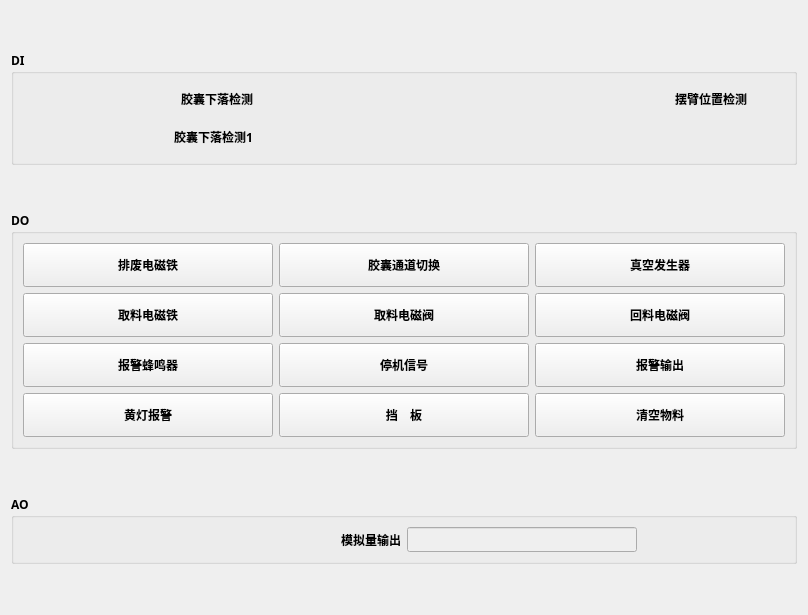
       <widget class="QWidget" name="tab">
        <attribute name="title">
         <string/>
        </attribute>
        <layout class="QVBoxLayout" name="verticalLayout_7">
         <item>
          <spacer name="verticalSpacer_10">
           <property name="orientation">
            <enum>Qt::Vertical</enum>
           </property>
           <property name="sizeHint" stdset="0">
            <size>
             <width>20</width>
             <height>40</height>
            </size>
           </property>
          </spacer>
         </item>
         <item>
          <widget class="QGroupBox" name="groupBox">
           <property name="font">
            <font>
             <family>楷体</family>
             <weight>75</weight>
             <bold>true</bold>
            </font>
           </property>
           <property name="title">
            <string>DI</string>
           </property>
           <layout class="QHBoxLayout" name="horizontalLayout_6">
            <item>
             <layout class="QGridLayout" name="gridLayout_11">
              <item row="0" column="0">
               <widget class="QLabel" name="label_40">
                <property name="minimumSize">
                 <size>
                  <width>230</width>
                  <height>0</height>
                 </size>
                </property>
                <property name="maximumSize">
                 <size>
                  <width>230</width>
                  <height>16777215</height>
                 </size>
                </property>
                <property name="font">
                 <font>
                  <family>楷体</family>
                  <weight>75</weight>
                  <bold>true</bold>
                 </font>
                </property>
                <property name="text">
                 <string>胶囊下落检测</string>
                </property>
                <property name="alignment">
                 <set>Qt::AlignRight|Qt::AlignTrailing|Qt::AlignVCenter</set>
                </property>
               </widget>
              </item>
              <item row="1" column="0">
               <widget class="QLabel" name="label_46">
                <property name="minimumSize">
                 <size>
                  <width>230</width>
                  <height>0</height>
                 </size>
                </property>
                <property name="maximumSize">
                 <size>
                  <width>230</width>
                  <height>16777215</height>
                 </size>
                </property>
                <property name="font">
                 <font>
                  <family>楷体</family>
                  <weight>75</weight>
                  <bold>true</bold>
                 </font>
                </property>
                <property name="text">
                 <string>胶囊下落检测1</string>
                </property>
                <property name="alignment">
                 <set>Qt::AlignRight|Qt::AlignTrailing|Qt::AlignVCenter</set>
                </property>
               </widget>
              </item>
              <item row="0" column="1">
               <widget class="QLabel" name="lb_00">
                <property name="minimumSize">
                 <size>
                  <width>32</width>
                  <height>32</height>
                 </size>
                </property>
                <property name="maximumSize">
                 <size>
                  <width>32</width>
                  <height>32</height>
                 </size>
                </property>
                <property name="text">
                 <string/>
                </property>
                <property name="pixmap">
                 <pixmap>C:/Users/33741/Desktop/QtConsoleApplication1/QtClassLibrary1/ico/redLed.png</pixmap>
                </property>
               </widget>
              </item>
              <item row="0" column="4">
               <widget class="QLabel" name="lb_10">
                <property name="minimumSize">
                 <size>
                  <width>32</width>
                  <height>32</height>
                 </size>
                </property>
                <property name="maximumSize">
                 <size>
                  <width>32</width>
                  <height>32</height>
                 </size>
                </property>
                <property name="text">
                 <string/>
                </property>
                <property name="pixmap">
                 <pixmap>C:/Users/33741/Desktop/QtConsoleApplication1/QtClassLibrary1/ico/redLed.png</pixmap>
                </property>
               </widget>
              </item>
              <item row="0" column="3">
               <widget class="QLabel" name="label_11">
                <property name="minimumSize">
                 <size>
                  <width>230</width>
                  <height>0</height>
                 </size>
                </property>
                <property name="maximumSize">
                 <size>
                  <width>230</width>
                  <height>16777215</height>
                 </size>
                </property>
                <property name="font">
                 <font>
                  <family>楷体</family>
                  <weight>75</weight>
                  <bold>true</bold>
                 </font>
                </property>
                <property name="text">
                 <string>摆臂位置检测</string>
                </property>
                <property name="alignment">
                 <set>Qt::AlignRight|Qt::AlignTrailing|Qt::AlignVCenter</set>
                </property>
               </widget>
              </item>
              <item row="1" column="1">
               <widget class="QLabel" name="lb_20">
                <property name="minimumSize">
                 <size>
                  <width>32</width>
                  <height>32</height>
                 </size>
                </property>
                <property name="maximumSize">
                 <size>
                  <width>32</width>
                  <height>32</height>
                 </size>
                </property>
                <property name="text">
                 <string/>
                </property>
                <property name="pixmap">
                 <pixmap>C:/Users/33741/Desktop/QtConsoleApplication1/QtClassLibrary1/ico/redLed.png</pixmap>
                </property>
               </widget>
              </item>
              <item row="0" column="2">
               <spacer name="horizontalSpacer_7">
                <property name="orientation">
                 <enum>Qt::Horizontal</enum>
                </property>
                <property name="sizeHint" stdset="0">
                 <size>
                  <width>40</width>
                  <height>20</height>
                 </size>
                </property>
               </spacer>
              </item>
             </layout>
            </item>
           </layout>
          </widget>
         </item>
         <item>
          <spacer name="verticalSpacer_11">
           <property name="orientation">
            <enum>Qt::Vertical</enum>
           </property>
           <property name="sizeHint" stdset="0">
            <size>
             <width>20</width>
             <height>40</height>
            </size>
           </property>
          </spacer>
         </item>
         <item>
          <widget class="QGroupBox" name="groupBox_7">
           <property name="font">
            <font>
             <family>楷体</family>
             <weight>75</weight>
             <bold>true</bold>
            </font>
           </property>
           <property name="title">
            <string>DO</string>
           </property>
           <layout class="QVBoxLayout" name="verticalLayout_11">
            <item>
             <layout class="QGridLayout" name="gridLayout_6">
              <item row="0" column="0">
               <widget class="QPushButton" name="pb_cmdReject">
                <property name="minimumSize">
                 <size>
                  <width>250</width>
                  <height>44</height>
                 </size>
                </property>
                <property name="maximumSize">
                 <size>
                  <width>127</width>
                  <height>44</height>
                 </size>
                </property>
                <property name="font">
                 <font>
                  <family>楷体</family>
                  <weight>75</weight>
                  <bold>true</bold>
                 </font>
                </property>
                <property name="text">
                 <string>排废电磁铁</string>
                </property>
                <property name="checkable">
                 <bool>true</bool>
                </property>
               </widget>
              </item>
              <item row="0" column="1">
               <widget class="QPushButton" name="pb_cmdChannelSwith">
                <property name="minimumSize">
                 <size>
                  <width>250</width>
                  <height>44</height>
                 </size>
                </property>
                <property name="maximumSize">
                 <size>
                  <width>127</width>
                  <height>44</height>
                 </size>
                </property>
                <property name="font">
                 <font>
                  <family>楷体</family>
                  <weight>75</weight>
                  <bold>true</bold>
                 </font>
                </property>
                <property name="text">
                 <string>胶囊通道切换</string>
                </property>
                <property name="checkable">
                 <bool>true</bool>
                </property>
               </widget>
              </item>
              <item row="0" column="2">
               <widget class="QPushButton" name="pb_cmdVaccum">
                <property name="minimumSize">
                 <size>
                  <width>250</width>
                  <height>44</height>
                 </size>
                </property>
                <property name="maximumSize">
                 <size>
                  <width>127</width>
                  <height>44</height>
                 </size>
                </property>
                <property name="font">
                 <font>
                  <family>楷体</family>
                  <weight>75</weight>
                  <bold>true</bold>
                 </font>
                </property>
                <property name="text">
                 <string>真空发生器</string>
                </property>
                <property name="checkable">
                 <bool>true</bool>
                </property>
               </widget>
              </item>
              <item row="1" column="0">
               <widget class="QPushButton" name="pb_cmdCapGet">
                <property name="minimumSize">
                 <size>
                  <width>250</width>
                  <height>44</height>
                 </size>
                </property>
                <property name="maximumSize">
                 <size>
                  <width>127</width>
                  <height>44</height>
                 </size>
                </property>
                <property name="font">
                 <font>
                  <family>楷体</family>
                  <weight>75</weight>
                  <bold>true</bold>
                 </font>
                </property>
                <property name="text">
                 <string>取料电磁铁</string>
                </property>
                <property name="checkable">
                 <bool>true</bool>
                </property>
               </widget>
              </item>
              <item row="1" column="1">
               <widget class="QPushButton" name="pb_cmdCapGetValve">
                <property name="minimumSize">
                 <size>
                  <width>250</width>
                  <height>44</height>
                 </size>
                </property>
                <property name="maximumSize">
                 <size>
                  <width>127</width>
                  <height>44</height>
                 </size>
                </property>
                <property name="font">
                 <font>
                  <family>楷体</family>
                  <weight>75</weight>
                  <bold>true</bold>
                 </font>
                </property>
                <property name="text">
                 <string>取料电磁阀</string>
                </property>
                <property name="checkable">
                 <bool>true</bool>
                </property>
               </widget>
              </item>
              <item row="1" column="2">
               <widget class="QPushButton" name="pb_cmdCapBackValve">
                <property name="minimumSize">
                 <size>
                  <width>250</width>
                  <height>44</height>
                 </size>
                </property>
                <property name="maximumSize">
                 <size>
                  <width>127</width>
                  <height>44</height>
                 </size>
                </property>
                <property name="font">
                 <font>
                  <family>楷体</family>
                  <weight>75</weight>
                  <bold>true</bold>
                 </font>
                </property>
                <property name="text">
                 <string>回料电磁阀</string>
                </property>
                <property name="checkable">
                 <bool>true</bool>
                </property>
               </widget>
              </item>
              <item row="2" column="0">
               <widget class="QPushButton" name="pb_cmdAlarmOut">
                <property name="minimumSize">
                 <size>
                  <width>250</width>
                  <height>44</height>
                 </size>
                </property>
                <property name="maximumSize">
                 <size>
                  <width>127</width>
                  <height>44</height>
                 </size>
                </property>
                <property name="font">
                 <font>
                  <family>楷体</family>
                  <weight>75</weight>
                  <bold>true</bold>
                 </font>
                </property>
                <property name="text">
                 <string>报警蜂鸣器</string>
                </property>
                <property name="checkable">
                 <bool>true</bool>
                </property>
               </widget>
              </item>
              <item row="2" column="1">
               <widget class="QPushButton" name="pb_cmdStopSignal">
                <property name="minimumSize">
                 <size>
                  <width>250</width>
                  <height>44</height>
                 </size>
                </property>
                <property name="maximumSize">
                 <size>
                  <width>127</width>
                  <height>44</height>
                 </size>
                </property>
                <property name="font">
                 <font>
                  <family>楷体</family>
                  <weight>75</weight>
                  <bold>true</bold>
                 </font>
                </property>
                <property name="text">
                 <string>停机信号</string>
                </property>
                <property name="checkable">
                 <bool>true</bool>
                </property>
               </widget>
              </item>
              <item row="2" column="2">
               <widget class="QPushButton" name="pb_cmdAlarmSignal">
                <property name="minimumSize">
                 <size>
                  <width>250</width>
                  <height>44</height>
                 </size>
                </property>
                <property name="maximumSize">
                 <size>
                  <width>127</width>
                  <height>44</height>
                 </size>
                </property>
                <property name="font">
                 <font>
                  <family>楷体</family>
                  <weight>75</weight>
                  <bold>true</bold>
                 </font>
                </property>
                <property name="text">
                 <string>报警输出</string>
                </property>
                <property name="checkable">
                 <bool>true</bool>
                </property>
               </widget>
              </item>
              <item row="3" column="0">
               <widget class="QPushButton" name="pb_cmdYellowAlarmout">
                <property name="minimumSize">
                 <size>
                  <width>250</width>
                  <height>44</height>
                 </size>
                </property>
                <property name="maximumSize">
                 <size>
                  <width>127</width>
                  <height>44</height>
                 </size>
                </property>
                <property name="font">
                 <font>
                  <family>楷体</family>
                  <weight>75</weight>
                  <bold>true</bold>
                 </font>
                </property>
                <property name="text">
                 <string>黄灯报警</string>
                </property>
                <property name="checkable">
                 <bool>true</bool>
                </property>
               </widget>
              </item>
              <item row="3" column="1">
               <widget class="QPushButton" name="pb_cmdBaffle">
                <property name="minimumSize">
                 <size>
                  <width>250</width>
                  <height>44</height>
                 </size>
                </property>
                <property name="maximumSize">
                 <size>
                  <width>127</width>
                  <height>44</height>
                 </size>
                </property>
                <property name="font">
                 <font>
                  <family>楷体</family>
                  <weight>75</weight>
                  <bold>true</bold>
                 </font>
                </property>
                <property name="text">
                 <string>挡    板</string>
                </property>
                <property name="checkable">
                 <bool>true</bool>
                </property>
               </widget>
              </item>
              <item row="3" column="2">
               <widget class="QPushButton" name="pB_cmdCapClean">
                <property name="minimumSize">
                 <size>
                  <width>250</width>
                  <height>44</height>
                 </size>
                </property>
                <property name="maximumSize">
                 <size>
                  <width>127</width>
                  <height>44</height>
                 </size>
                </property>
                <property name="font">
                 <font>
                  <family>楷体</family>
                  <weight>75</weight>
                  <bold>true</bold>
                 </font>
                </property>
                <property name="text">
                 <string>清空物料</string>
                </property>
                <property name="checkable">
                 <bool>true</bool>
                </property>
               </widget>
              </item>
             </layout>
            </item>
           </layout>
          </widget>
         </item>
         <item>
          <spacer name="verticalSpacer_18">
           <property name="orientation">
            <enum>Qt::Vertical</enum>
           </property>
           <property name="sizeHint" stdset="0">
            <size>
             <width>20</width>
             <height>40</height>
            </size>
           </property>
          </spacer>
         </item>
         <item>
          <widget class="QGroupBox" name="groupBox_8">
           <property name="font">
            <font>
             <family>楷体</family>
             <weight>75</weight>
             <bold>true</bold>
            </font>
           </property>
           <property name="title">
            <string>AO</string>
           </property>
           <layout class="QHBoxLayout" name="horizontalLayout_8">
            <item>
             <layout class="QHBoxLayout" name="horizontalLayout_9">
              <item>
               <spacer name="horizontalSpacer_15">
                <property name="orientation">
                 <enum>Qt::Horizontal</enum>
                </property>
                <property name="sizeHint" stdset="0">
                 <size>
                  <width>40</width>
                  <height>20</height>
                 </size>
                </property>
               </spacer>
              </item>
              <item>
               <widget class="QLabel" name="label_2">
                <property name="minimumSize">
                 <size>
                  <width>230</width>
                  <height>0</height>
                 </size>
                </property>
                <property name="maximumSize">
                 <size>
                  <width>230</width>
                  <height>16777215</height>
                 </size>
                </property>
                <property name="font">
                 <font>
                  <family>楷体</family>
                  <weight>75</weight>
                  <bold>true</bold>
                 </font>
                </property>
                <property name="text">
                 <string>模拟量输出</string>
                </property>
                <property name="alignment">
                 <set>Qt::AlignRight|Qt::AlignTrailing|Qt::AlignVCenter</set>
                </property>
               </widget>
              </item>
              <item>
               <widget class="QLineEdit" name="lE_Analogoutput">
                <property name="enabled">
                 <bool>false</bool>
                </property>
                <property name="minimumSize">
                 <size>
                  <width>230</width>
                  <height>0</height>
                 </size>
                </property>
                <property name="maximumSize">
                 <size>
                  <width>230</width>
                  <height>16777215</height>
                 </size>
                </property>
                <property name="alignment">
                 <set>Qt::AlignLeading|Qt::AlignLeft|Qt::AlignVCenter</set>
                </property>
               </widget>
              </item>
              <item>
               <spacer name="horizontalSpacer_17">
                <property name="orientation">
                 <enum>Qt::Horizontal</enum>
                </property>
                <property name="sizeHint" stdset="0">
                 <size>
                  <width>40</width>
                  <height>20</height>
                 </size>
                </property>
               </spacer>
              </item>
             </layout>
            </item>
           </layout>
          </widget>
         </item>
         <item>
          <spacer name="verticalSpacer_9">
           <property name="orientation">
            <enum>Qt::Vertical</enum>
           </property>
           <property name="sizeHint" stdset="0">
            <size>
             <width>20</width>
             <height>40</height>
            </size>
           </property>
          </spacer>
         </item>
        </layout>
       </widget>
